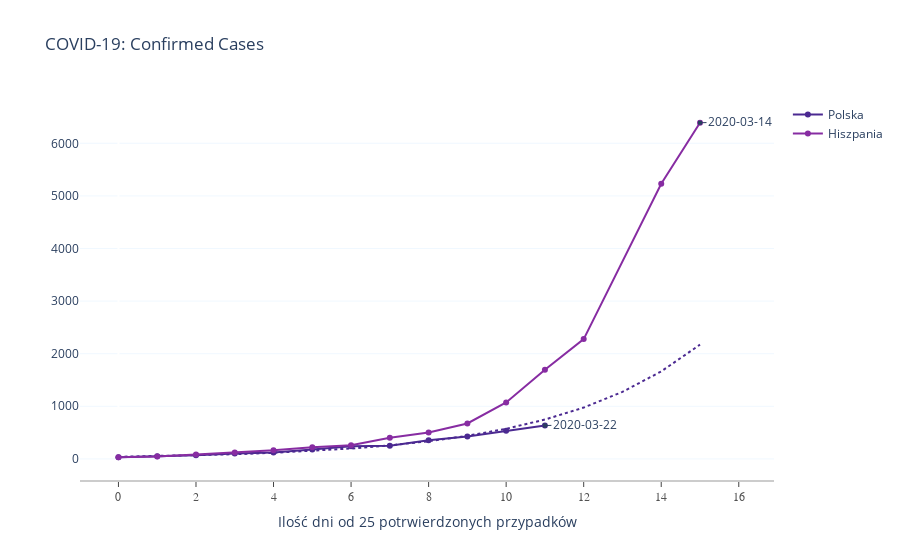

Notebook source saved alongside this figure:
### Code cell
countries = ConfirmedCasesStat(
    ["Poland", "Spain"], 
    df_confirmed,
    start_with=25,
    max_days=15, 
    prediction=[True, False],
    annotations=[(3, 40), (40, -1)], 
    language="Polish"
)
iplot(countries.plotly_lm_plot())

### Figure 1 — Plotly figure (JSON) as saved in the notebook; plotly's stock layout.template omitted (floating-point values rounded to 4 significant figures)
{"data": [{"line": {"color": "rgb(75, 41, 145)"}, "mode": "lines+markers", "name": "Polska", "type": "scatter", "x": [0, 1, 2, 3, 4, 5, 6, 7, 8, 9, 10, 11], "y": [31, 49, 68, 103, 119, 177, 238, 251, 355, 425, 536, 634]}, {"line": {"color": "rgb(75, 41, 145)", "dash": "dot"}, "mode": "lines", "showlegend": false, "type": "scatter", "x": [0, 1, 2, 3, 4, 5, 6, 7, 8, 9, 10, 11, 12, 13, 14, 15], "y": [39.75, 51.9, 67.76, 88.47, 115.5, 150.8, 196.9, 257.1, 335.7, 438.3, 572.3, 747.2, 975.6, 1274.0, 1663.0, 2172.0]}, {"line": {"color": "rgb(135, 44, 162)"}, "mode": "lines+markers", "name": "Hiszpania", "type": "scatter", "x": [0, 1, 2, 3, 4, 5, 6, 7, 8, 9, 10, 11, 12, 14, 15], "y": [32, 45, 84, 120, 165, 222, 259, 400, 500, 673, 1073, 1695, 2277, 5232, 6391]}], "layout": {"annotations": [{"arrowhead": 7, "ax": 40, "ay": -1, "showarrow": true, "text": "2020-03-22", "x": 11, "xref": "x", "y": 634, "yref": "y"}, {"arrowhead": 7, "ax": 40, "ay": -1, "showarrow": true, "text": "2020-03-14", "x": 15, "xref": "x", "y": 6391, "yref": "y"}], "plot_bgcolor": "white", "showlegend": true, "title": {"text": "COVID-19: Confirmed Cases"}, "xaxis": {"linecolor": "rgb(204, 204, 204)", "linewidth": 2, "showgrid": false, "showline": true, "showticklabels": true, "tickfont": {"color": "rgb(82, 82, 82)", "family": "Arial", "size": 12}, "ticks": "outside", "title": {"text": "Ilość dni od 25 potrwierdzonych przypadków"}}, "yaxis": {"gridcolor": "aliceblue", "showgrid": true, "showline": false, "showticklabels": true, "zeroline": false}}}
